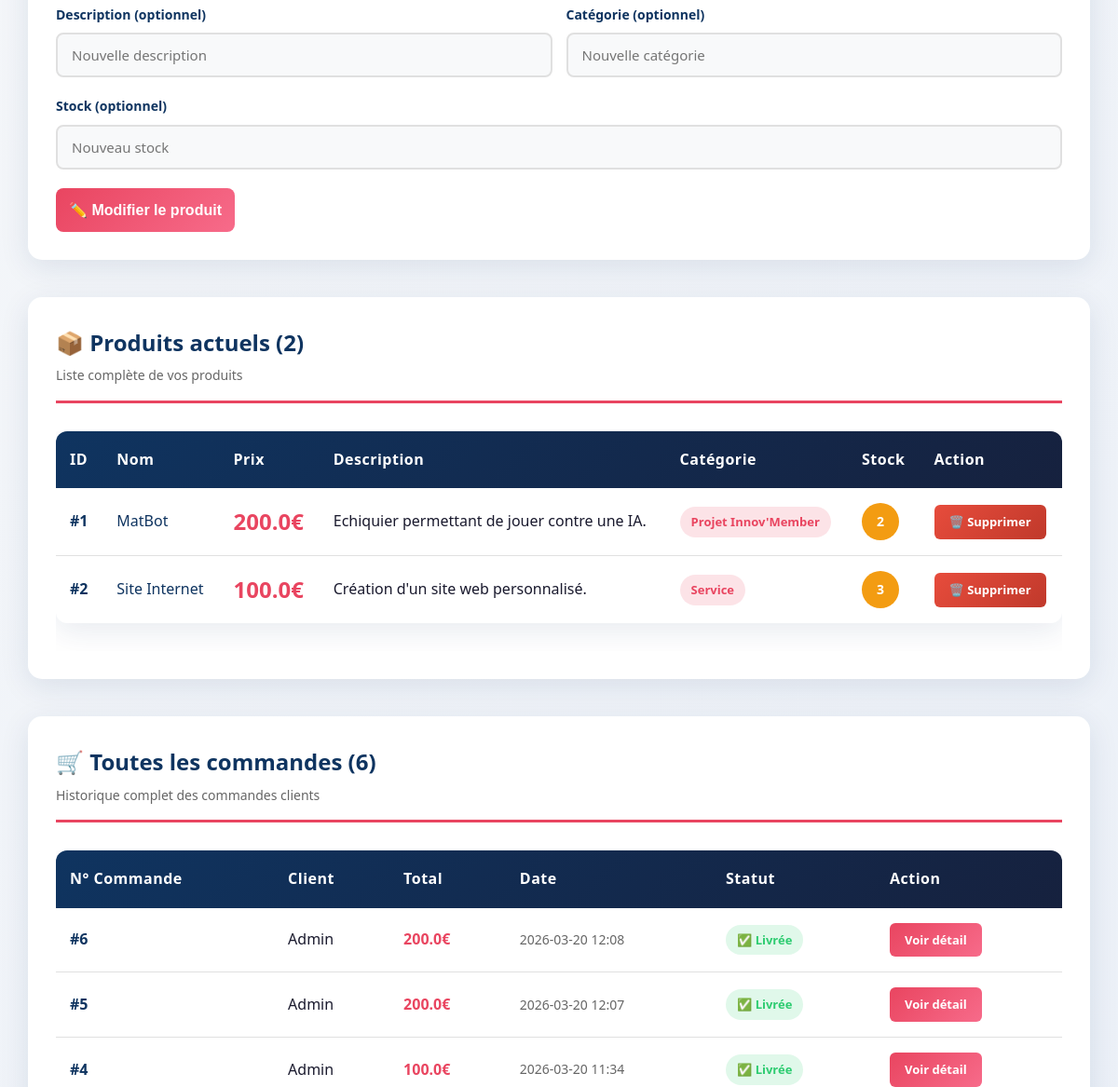
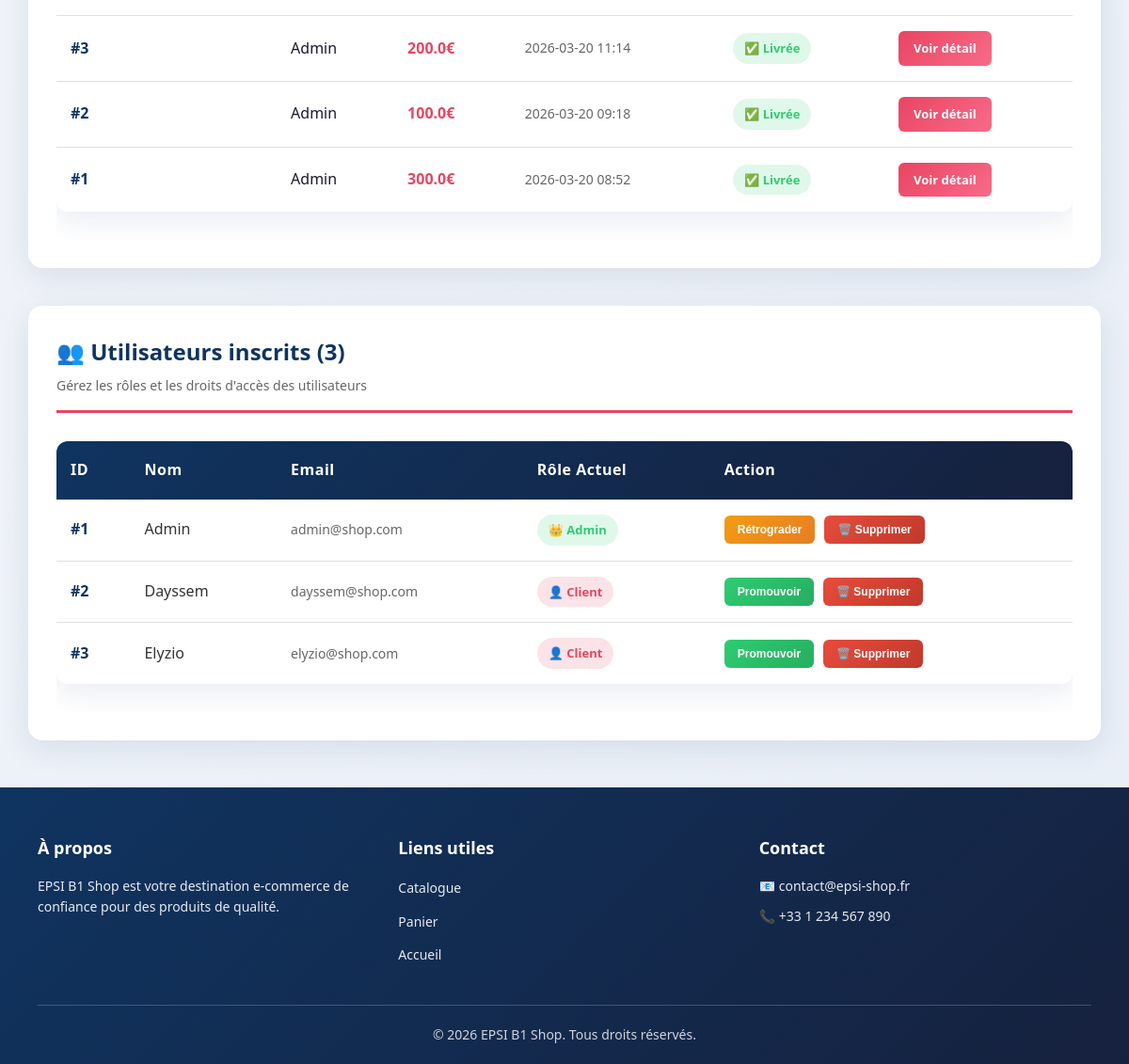
The page /admin (signed in, lower part) on the database as committed earlier (2 pictures, top to bottom).
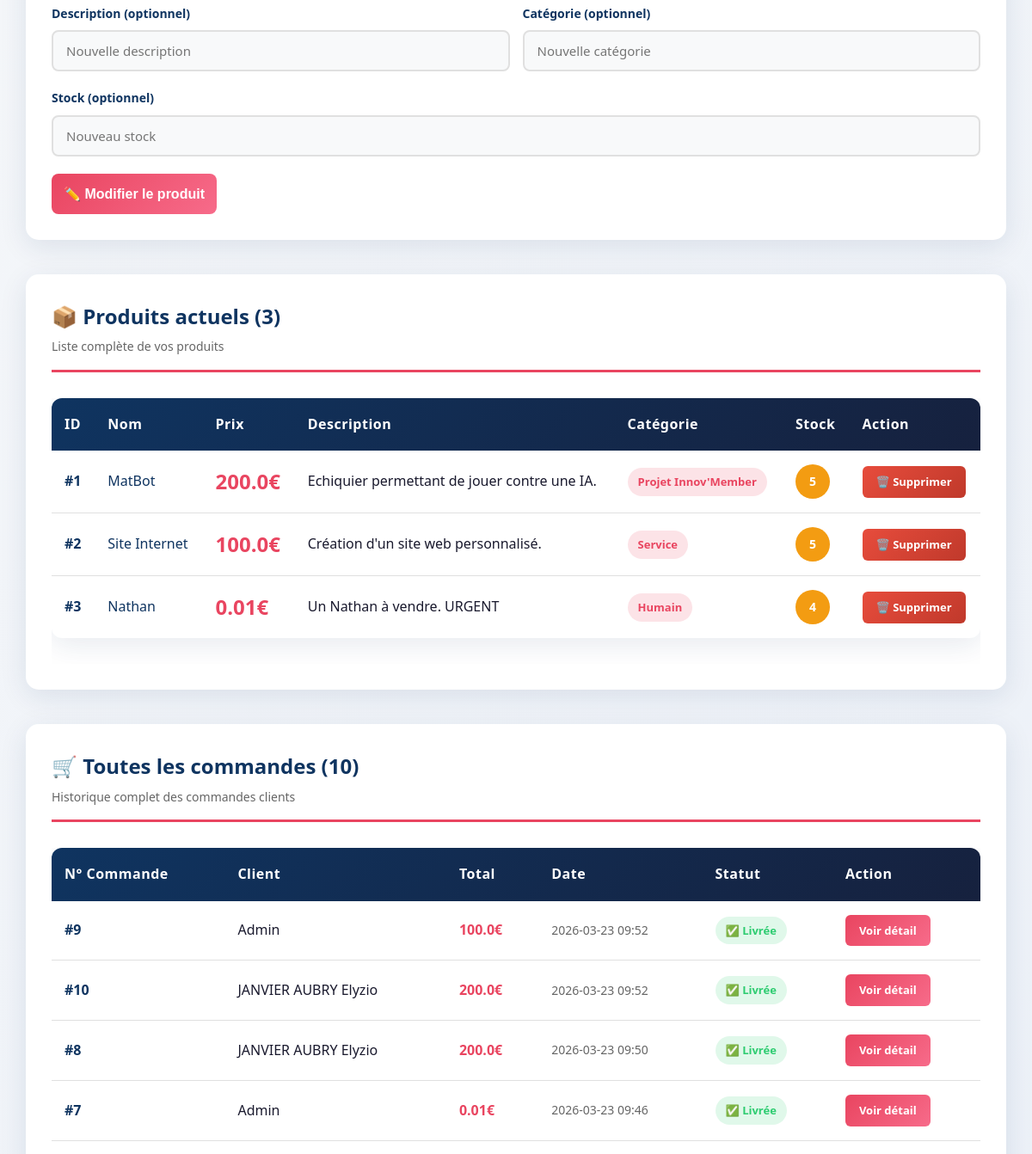
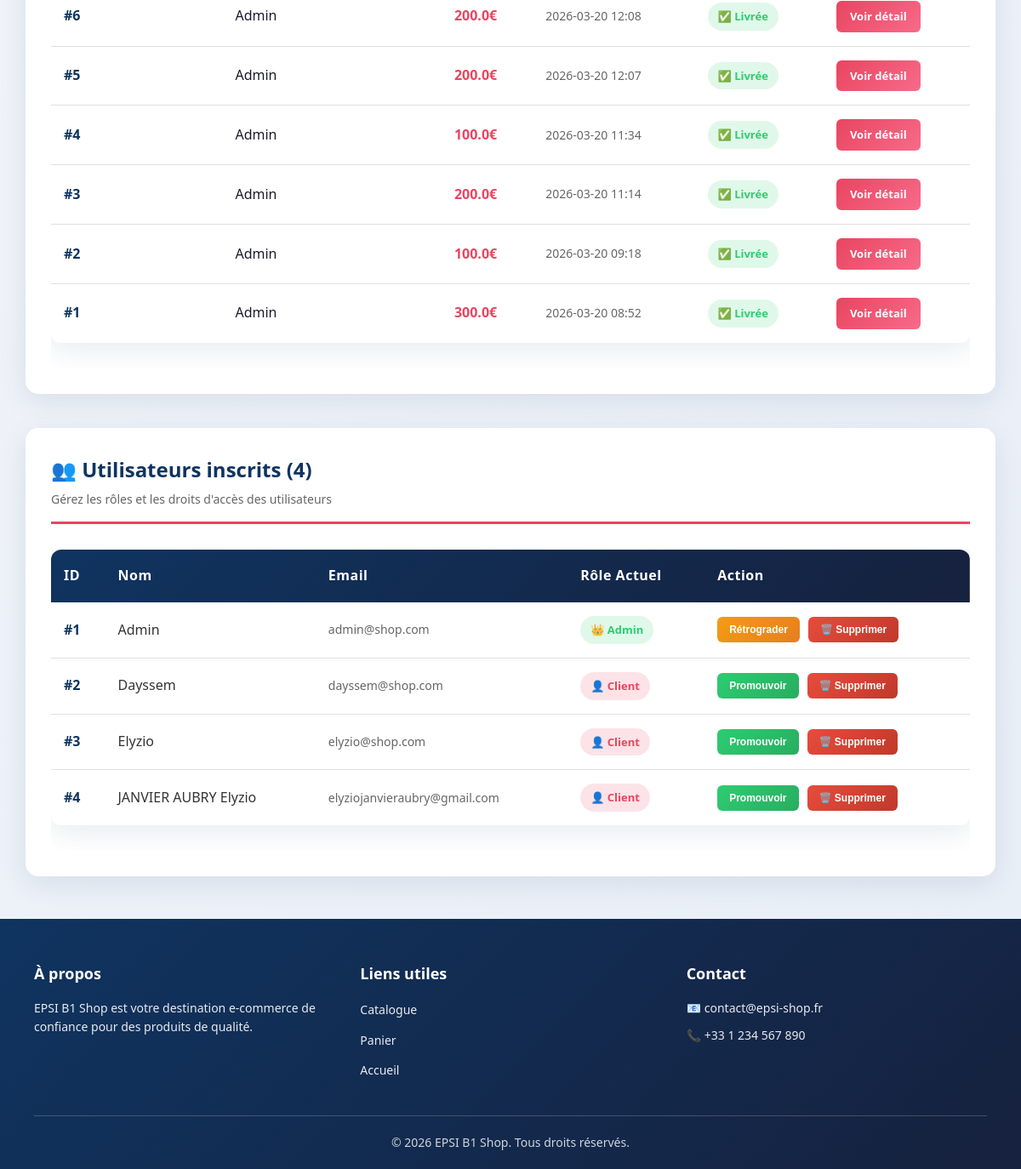
The same page on the database as committed later (2 pictures, top to bottom).
### tables this page shows
CREATE TABLE produits (
                id INTEGER PRIMARY KEY AUTOINCREMENT,
                nom TEXT NOT NULL,
                prix REAL NOT NULL,
                description TEXT,
                categorie TEXT,
                stock INTEGER DEFAULT 10
            );

CREATE TABLE commandes (
                id INTEGER PRIMARY KEY AUTOINCREMENT,
                utilisateur_id INTEGER,
                date TEXT,
                total REAL,
                FOREIGN KEY (utilisateur_id) REFERENCES utilisateurs(id)
            );

CREATE TABLE utilisateurs (
                id INTEGER PRIMARY KEY AUTOINCREMENT,
                nom TEXT NOT NULL,
                email TEXT NOT NULL UNIQUE,
                mot_de_passe TEXT NOT NULL,
                role TEXT DEFAULT 'client'
            );

### app.py (the view)
@app.route('/admin', endpoint='admin')
def admin_dashboard():
    if session.get('user_role') != 'admin':
        return redirect('/login')
    produits = db.get_produits()
    commandes = db.get_toutes_commandes()
    utilisateurs = db.get_utilisateurs()
    return render_template('admin.html', produits=produits, commandes=commandes, utilisateurs=utilisateurs)

### database.py (called while the page is built)
    def get_connexion(self):
        conn = sqlite3.connect(self.dbname, timeout=10)
        conn.row_factory = sqlite3.Row
        conn.execute('PRAGMA journal_mode=WAL')
        return conn

    def get_produits(self):
        conn = self.get_connexion()
        try:
            produits = conn.execute('SELECT * FROM produits').fetchall()
        finally:
            conn.close()
        return produits

    def get_toutes_commandes(self):
        conn = self.get_connexion()
        try:
            commandes = conn.execute(
                'SELECT commandes.*, utilisateurs.nom as client_nom FROM commandes '
                'JOIN utilisateurs ON commandes.utilisateur_id = utilisateurs.id '
                'ORDER BY date DESC'
            ).fetchall()
        finally:
            conn.close()
        return commandes

    def get_utilisateurs(self):
        conn = self.get_connexion()
        try:
            utilisateurs = conn.execute('SELECT id, nom, email, role FROM utilisateurs').fetchall()
        finally:
            conn.close()
        return utilisateurs

### templates/admin.html (shortened to what this page needs)
{% extends 'base.html' %}
{% block content %}
<div class="admin-container">
    <section class="admin-section">
        <form method="post" action="/admin/modifier_produit" class="admin-form">
            <div class="form-row">
                <div class="form-group">
                    <label>Description (optionnel)</label>
                    <input type="text" name="description" placeholder="Nouvelle description">
                </div>
                <div class="form-group">
                    <label>Catégorie (optionnel)</label>
                    <input type="text" name="categorie" placeholder="Nouvelle catégorie">
                </div>
            </div>
            <div class="form-row">
                <div class="form-group">
                    <label>Stock (optionnel)</label>
                    <input type="number" name="stock" placeholder="Nouveau stock">
                </div>
            </div>
            <button type="submit" class="btn-update-product">✏️ Modifier le produit</button>
        </form>
    </section>
    <section class="admin-section">
        <div class="section-header">
            <h2>📦 Produits actuels ({{ produits|length }})</h2>
            <p>Liste complète de vos produits</p>
        </div>
        <div class="table-responsive">
            <table class="admin-table">
                <thead>
                    <tr>
                        <th>ID</th>
                        <th>Nom</th>
                        <th>Prix</th>
                        <th>Description</th>
                        <th>Catégorie</th>
                        <th>Stock</th>
                        <th>Action</th>
                    </tr>
                </thead>
                <tbody>
                    {% for p in produits %}
                    <tr class="product-row {% if p.stock == 0 %}out-of-stock{% endif %}">
                        <td class="product-id">#{{ p.id }}</td>
                        <td class="product-name">{{ p.nom }}</td>
                        <td class="product-price">{{ p.prix }}€</td>
                        <td class="product-desc">{{ p.description }}</td>
                        <td><span class="category-badge">{{ p.categorie }}</span></td>
                        <td class="product-stock">
                            <span class="stock-indicator {% if p.stock > 10 %}high{% elif p.stock > 0 %}low{% else %}empty{% endif %}">
                                {{ p.stock }}
                            </span>
                        </td>
                        <td>
                            <a href="/admin/supprimer_produit/{{ p.id }}" class="btn-delete-product" onclick="return confirm('Confirmer la suppression ?')">🗑️ Supprimer</a>
                        </td>
                    </tr>
                    {% endfor %}
                </tbody>
            </table>
        </div>
    </section>
    <section class="admin-section">
        <div class="section-header">
            <h2>🛒 Toutes les commandes ({{ commandes|length }})</h2>
            <p>Historique complet des commandes clients</p>
        </div>
        <div class="table-responsive">
            <table class="admin-table">
                <thead>
                    <tr>
                        <th>N° Commande</th>
                        <th>Client</th>
                        <th>Total</th>
                        <th>Date</th>
                        <th>Statut</th>
                        <th>Action</th>
                    </tr>
                </thead>
                <tbody>
                    {% for c in commandes %}
                    <tr class="order-row">
                        <td class="order-id">#{{ c.id }}</td>
                        <td class="client-name">{{ c.client_nom }}</td>
                        <td class="order-total">{{ c.total }}€</td>
                        <td class="order-date">{{ c.date }}</td>
                        <td><span class="status-badge status-completed">✅ Livrée</span></td>
                        <td>
                            <a href="/detail_commande/{{ c.id }}" class="btn-view-details">Voir détail</a>
                        </td>
                    </tr>
                    {% endfor %}
                </tbody>
            </table>
        </div>
    </section>
    <section class="admin-section">
        <div class="section-header">
            <h2>👥 Utilisateurs inscrits ({{ utilisateurs|length }})</h2>
            <p>Gérez les rôles et les droits d'accès des utilisateurs</p>
        </div>
        {% if utilisateurs %}
        <div class="table-responsive">
            <table class="admin-table">
                <thead>
                    <tr>
                        <th>ID</th>
                        <th>Nom</th>
                        <th>Email</th>
                        <th>Rôle Actuel</th>
                        <th>Action</th>
                    </tr>
                </thead>
                <tbody>
                    {% for u in utilisateurs %}
                    <tr class="user-row">
                        <td class="user-id">#{{ u.id }}</td>
                        <td class="user-name">{{ u.nom }}</td>
                        <td class="user-email">{{ u.email }}</td>
                        <td>
                            <span class="status-badge {% if u.role == 'admin' %}status-admin{% else %}status-client{% endif %}">
                                {% if u.role == 'admin' %}👑 Admin{% else %}👤 Client{% endif %}
                            </span>
                        </td>
                        <td>
                            <div style="display: flex; gap: 10px;">
                                <form method="POST" action="/admin/modifier_role_utilisateur/{{ u.id }}" style="display: inline;">
                                    {% if u.role == 'admin' %}
                                        <button type="submit" class="btn-demote">Rétrograder</button>
                                    {% else %}
                                        <button type="submit" class="btn-promote">Promouvoir</button>
                                    {% endif %}
                                </form>
                                <form method="POST" action="/admin/supprimer_utilisateur/{{ u.id }}" style="display: inline;" onsubmit="return confirm('Êtes-vous sûr de vouloir supprimer cet utilisateur? Ses commandes seront conservées.');">
                                    <button type="submit" class="btn-delete-user">🗑️ Supprimer</button>
                                </form>
                            </div>
                        </td>
                    </tr>
                    {% endfor %}
                </tbody>
            </table>
        </div>
        {% else %}
        <p style="text-align: center; color: #999; padding: 20px;">Aucun utilisateur enregistré.</p>
        {% endif %}
    </section>
</div>
{% endblock %}

### templates/base.html (shortened to what this page needs)
<!DOCTYPE html>
<html lang="fr">
<head>
    <link rel="stylesheet" href="{{ url_for('static', filename='style.css') }}">
</head>
<body>
    <main class="main-container">
        {% block content %}{% endblock %}
    </main>
    <footer class="footer">
        <div class="footer-content">
            <div class="footer-section">
                <h3>À propos</h3>
                <p>EPSI B1 Shop est votre destination e-commerce de confiance pour des produits de qualité.</p>
            </div>
            <div class="footer-section">
                <h3>Liens utiles</h3>
                <ul>
                    <li><a href="/catalogue">Catalogue</a></li>
                    <li><a href="/panier">Panier</a></li>
                    <li><a href="/">Accueil</a></li>
                </ul>
            </div>
            <div class="footer-section">
                <h3>Contact</h3>
                <p>📧 contact@epsi-shop.fr</p>
                <p>📞 +33 1 234 567 890</p>
            </div>
        </div>
        <div class="footer-bottom">
            <p>&copy; 2026 EPSI B1 Shop. Tous droits réservés.</p>
        </div>
    </footer>
</body>
</html>

Rows that differ between the two databases and show on the page:
changed produits "MatBot": stock "2" → "5"
changed produits "Site Internet": stock "3" → "5"
added produits: id "3", nom "Nathan", prix "0.01", description "Un Nathan à vendre. URGENT", categorie "Humain", stock "4"
added commandes: id "9", client_nom "Admin", total "100.0", date "2026-03-23 09:52"
added commandes: id "10", client_nom "JANVIER AUBRY Elyzio", total "200.0", date "2026-03-23 09:52"
added commandes: id "8", client_nom "JANVIER AUBRY Elyzio", total "200.0", date "2026-03-23 09:50"
added commandes: id "7", client_nom "Admin", total "0.01", date "2026-03-23 09:46"
added utilisateurs: id "4", nom "JANVIER AUBRY Elyzio", email "elyziojanvieraubry@gmail.com", role "👤 Client"
Other text that changed with them:
{{ produits|length }}: "2" → "3"
{{ commandes|length }}: "6" → "10"
{{ utilisateurs|length }}: "3" → "4"
